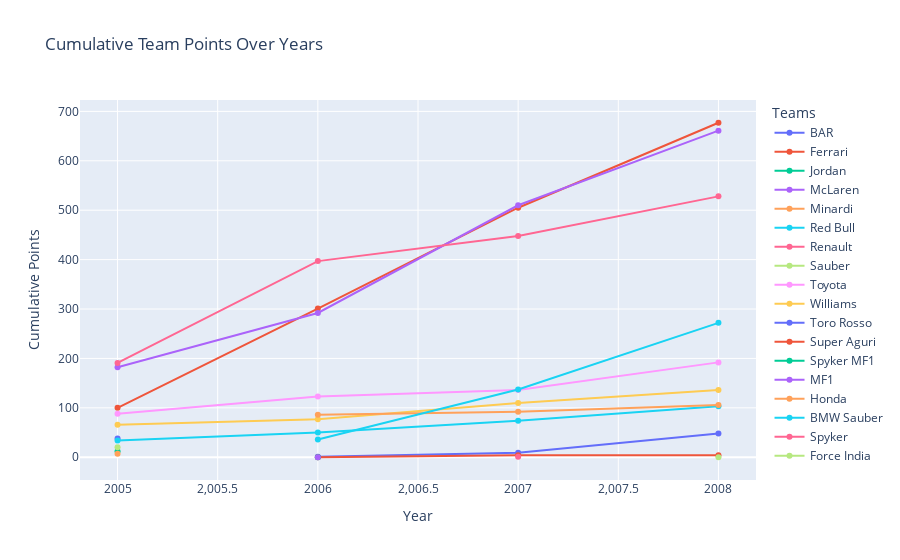

The notebook cell saved with this chart:
### Code cell
def create_cumulative_points_graph(f1_data):
    # Aggregate data to get total points per team per year
    yearly_points = f1_data.groupby(['year', 'constructor_name'])['points'].sum().reset_index()

    # Sort by year for cumulative calculation
    yearly_points = yearly_points.sort_values(by='year')

    # Calculate cumulative points for each team
    yearly_points['cumulative_points'] = yearly_points.groupby('constructor_name')['points'].cumsum()

    # Plotting
    fig = go.Figure()

    # Get unique teams
    teams = yearly_points['constructor_name'].unique()

    # Add a line for each team
    for team in teams:
        team_df = yearly_points[yearly_points['constructor_name'] == team]
        fig.add_trace(go.Scatter(x=team_df['year'], y=team_df['cumulative_points'], mode='lines+markers', name=team))

    # Update layout
    fig.update_layout(title='Cumulative Team Points Over Years',
                      xaxis_title='Year',
                      yaxis_title='Cumulative Points',
                      legend_title='Teams'
                      )
    
    fig.show()

# Call the function
f1_data2005_2008 = f1_data[(f1_data['year'] >= 2005) & (f1_data['year'] <= 2008)]

create_cumulative_points_graph(f1_data2005_2008)

### Figure 1 — Plotly figure (JSON) as saved in the notebook; plotly's stock layout.template omitted (floating-point values rounded to 4 significant figures)
{"data": [{"mode": "lines+markers", "name": "BAR", "type": "scatter", "x": [2005], "y": [38]}, {"mode": "lines+markers", "name": "Ferrari", "type": "scatter", "x": [2005, 2006, 2007, 2008], "y": [100, 301, 505, 677]}, {"mode": "lines+markers", "name": "Jordan", "type": "scatter", "x": [2005], "y": [12]}, {"mode": "lines+markers", "name": "McLaren", "type": "scatter", "x": [2005, 2006, 2007, 2008], "y": [182, 292, 510, 661]}, {"mode": "lines+markers", "name": "Minardi", "type": "scatter", "x": [2005], "y": [7]}, {"mode": "lines+markers", "name": "Red Bull", "type": "scatter", "x": [2005, 2006, 2007, 2008], "y": [34, 50, 74, 103]}, {"mode": "lines+markers", "name": "Renault", "type": "scatter", "x": [2005, 2006, 2007, 2008], "y": [191, 397, 448, 528]}, {"mode": "lines+markers", "name": "Sauber", "type": "scatter", "x": [2005], "y": [20]}, {"mode": "lines+markers", "name": "Toyota", "type": "scatter", "x": [2005, 2006, 2007, 2008], "y": [88, 123, 136, 192]}, {"mode": "lines+markers", "name": "Williams", "type": "scatter", "x": [2005, 2006, 2007, 2008], "y": [66, 77, 110, 136]}, {"mode": "lines+markers", "name": "Toro Rosso", "type": "scatter", "x": [2006, 2007, 2008], "y": [1, 9, 48]}, {"mode": "lines+markers", "name": "Super Aguri", "type": "scatter", "x": [2006, 2007, 2008], "y": [0, 4, 4]}, {"mode": "lines+markers", "name": "Spyker MF1", "type": "scatter", "x": [2006], "y": [0]}, {"mode": "lines+markers", "name": "MF1", "type": "scatter", "x": [2006], "y": [0]}, {"mode": "lines+markers", "name": "Honda", "type": "scatter", "x": [2006, 2007, 2008], "y": [86, 92, 106]}, {"mode": "lines+markers", "name": "BMW Sauber", "type": "scatter", "x": [2006, 2007, 2008], "y": [36, 137, 272]}, {"mode": "lines+markers", "name": "Spyker", "type": "scatter", "x": [2007], "y": [1]}, {"mode": "lines+markers", "name": "Force India", "type": "scatter", "x": [2008], "y": [0]}], "layout": {"legend": {"title": {"text": "Teams"}}, "title": {"text": "Cumulative Team Points Over Years"}, "xaxis": {"title": {"text": "Year"}}, "yaxis": {"title": {"text": "Cumulative Points"}}}}
